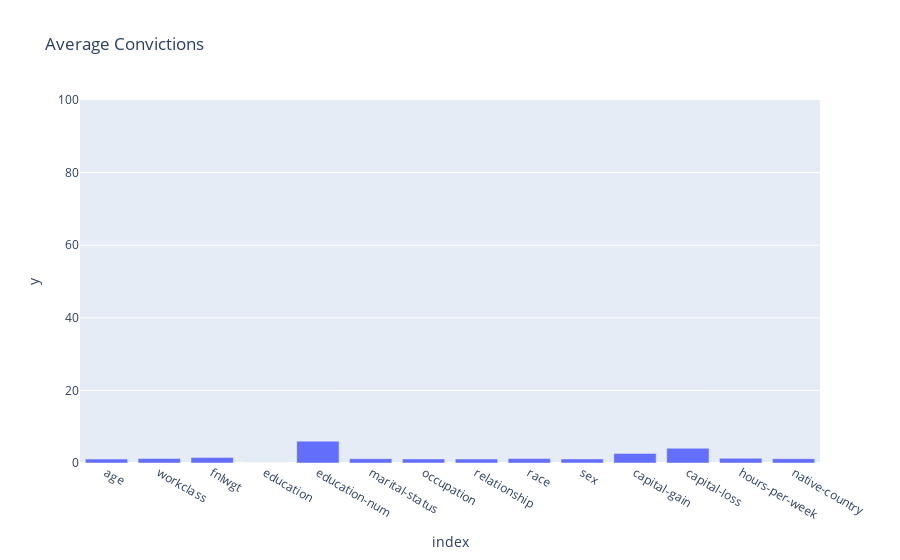

The notebook cell this image was saved under:
### Markdown cell above
## Graph Results

### Code cell
fig = px.bar(avg_convictions, x=avg_convictions.index, y=avg_convictions.values, title='Average Convictions')

# Put a limit on the y-axis
fig.update_layout(yaxis=dict(range=[0, 100]))

fig.show()

### Figure 1 — Plotly figure (JSON) as saved in the notebook; plotly's stock layout.template omitted (floating-point values rounded to 4 significant figures)
{"data": [{"hovertemplate": "index=%{x}<br>y=%{y}<extra></extra>", "legendgroup": "", "marker": {"color": "#636efa", "pattern": {"shape": ""}}, "name": "", "orientation": "v", "showlegend": false, "textposition": "auto", "type": "bar", "x": ["age", "workclass", "fnlwgt", "education", "education-num", "marital-status", "occupation", "relationship", "race", "sex", "capital-gain", "capital-loss", "hours-per-week", "native-country"], "xaxis": "x", "y": [1.08, 1.235, 1.545, 0.006142, 6.023, 1.188, 1.134, 1.086, 1.218, 1.133, 2.649, 4.059, 1.301, 1.19], "yaxis": "y"}], "layout": {"barmode": "relative", "legend": {"tracegroupgap": 0}, "title": {"text": "Average Convictions"}, "xaxis": {"anchor": "y", "domain": [0, 1], "title": {"text": "index"}}, "yaxis": {"anchor": "x", "domain": [0, 1], "range": [0, 100], "title": {"text": "y"}}}}
